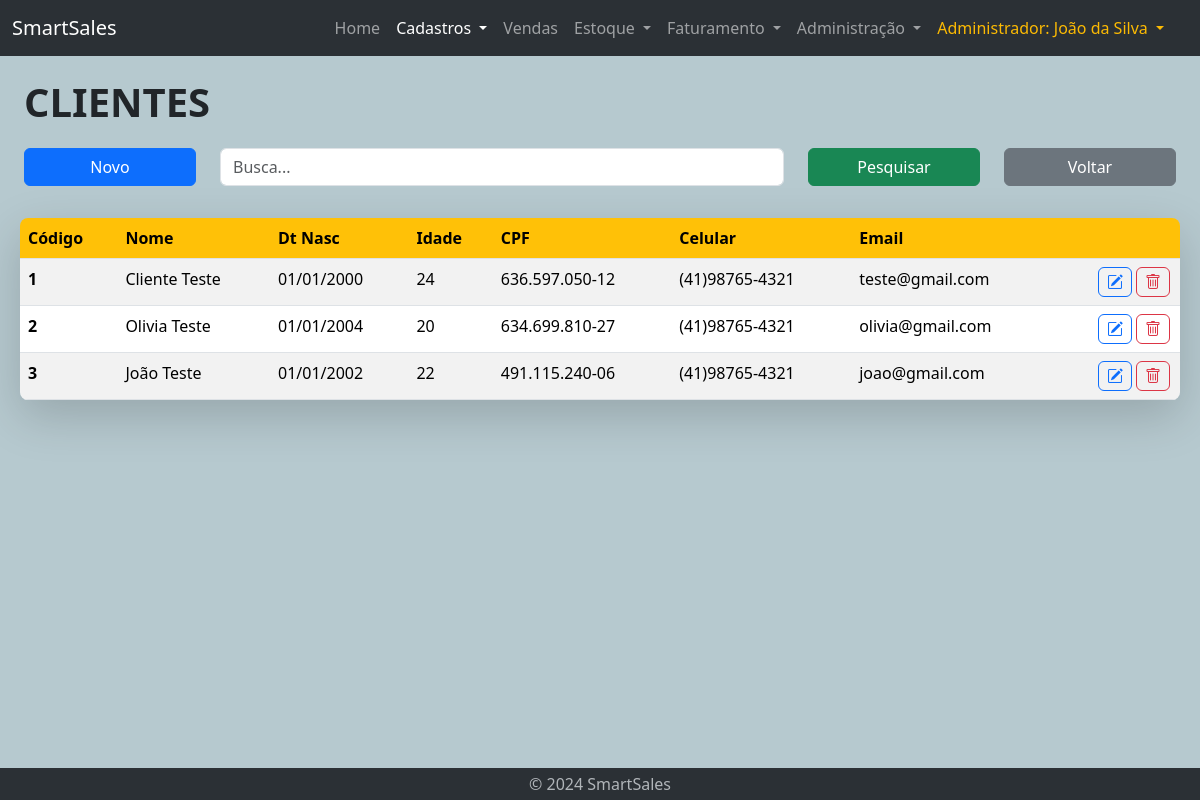
Page /vendedor-lst-clientes.php (signed in) on the committed database.
### tables this page shows
CREATE TABLE cliente (
    id int AUTO_INCREMENT PRIMARY KEY NOT NULL,
    nome VARCHAR(255) NOT NULL,
    email VARCHAR(255) NOT NULL UNIQUE,
    celular VARCHAR(50),
    CPF VARCHAR(14) NOT NULL UNIQUE,
    dt_nasc DATE NOT NULL,
    data_cad DATE,
    data_updt DATE
);

### vendedor-lst-clientes.php (the view, shortened to what this page needs)
<!DOCTYPE html>
<html lang="en">
<head>
    <?php require "geral/links.php" ?>
</head>
<body id="cadastro">
<?php require "geral/navbar.php" ?>
<?php require 'bd/connection.php'; ?>
    <div class="container-fluid mt-3 home">
        <div class="container-fluid">
            <div class="title-text">
                CLIENTES
            </div>
        </div>
        <div class="container-fluid mt-3">
            <form action="vendedor-lst-clientes.php" method="post">
                <div class="row">
                    <div class="col-lg-2 col-sm-2 col-12">
                        <button type="button" class="btn btn-primary mb-3 w-100" data-bs-toggle="modal" data-bs-target="#modalCadastro">Novo</button>
                    </div>
                    <div class="col-lg-6 col-sm-7 col-12">
                            <input type="text" name="busca" class="form-control mb-3" id="inputPesquisa" placeholder="Busca..."
                                value="<?php echo isset($_POST['busca']) ? $_POST['busca'] : ''; ?>">
                    </div>
                    <div class="col-lg-2 col-sm-3 col-12">
                        <button type="submit" class="btn btn-success mb-3 w-100">Pesquisar</button>
                    </div>
                    <div class="col-lg-2 col-sm-2 col-12">
                        <button type="button" class="btn btn-secondary mb-3 w-100" onclick="window.location.href='vendedor-cadastros-home.php'">Voltar</button>
                    </div>
                </div>
            </form>
        </div>
        <div class="container-fuid mt-3 ms-lg-2 me-lg-2 shadow-lg rounded-3">
            <?php
                $conn = new mysqli($servername, $username, $password, $database);
                $sql = "SELECT id, nome, email, celular, CPF, dt_nasc, data_cad, data_updt FROM cliente";
            ?>
                <div class='table-responsive table-wrapper'>
                    <table class='table table-striped table-hover rounded-3 overflow-hidden' id='myTable'>
                        <thead class='thead-yellow'>
                            <tr>
                                <th scope='col'>Código</th>
                                <th scope='col'>Nome</th>
                                <th scope='col'>Dt Nasc</th>
                                <th scope='col'>Idade</th>
                                <th scope='col'>CPF</th>
                                <th scope='col'>Celular</th>
                                <th scope='col'>Email</th>
                                <th scope='col'> </th>
                            </tr>
                        </thead>
            <?php
                if ($result = $conn->query($sql)) {
                    if ($result->num_rows > 0) {
                        echo "<tbody>";
                        while ($row = $result->fetch_assoc() ) {
                            $data = $row['dt_nasc'];
                            list($ano, $mes, $dia) = explode('-', $data);
                            $hoje = mktime(0, 0, 0, date('m'), date('d'), date('Y'));
                            $nascimento = mktime(0, 0, 0, $mes, $dia, $ano);
                            $idade = floor((((($hoje - $nascimento) / 60) / 60) / 24) / 365.25);
                            $dataY = explode('-', $row["dt_nasc"]);
                            $anoY = $dataY[0];
                            $mesY = $dataY[1];
                            $diaY = $dataY[2];
                            $dt_nasc = $diaY . '/' . $mesY . '/' . $anoY;
                            $cod = $row["id"];
                            echo "<tr>";
                            echo "  <th scope'row'>";
                            echo $cod;
                            echo "  </th><td>";
                            echo $row["nome"];
                            echo "  </td><td>";
                            echo $dt_nasc;
                            echo "  </td><td>";
                            echo $idade;
                            echo "  </td><td>";
                            echo $row["CPF"];
                            echo "  </td><td>";
                            echo $row["celular"];
                            echo "  </td><td>";
                            echo $row["email"];
                            echo "  </td>";
            ?>
                                <td>
                                    <button type="button" class="btn btn-outline-danger" title="Excluir"
                                    onclick="deletar(this)">
                                        <a class="bi bi-trash"></a>
                                    </button>
                                    <button type="button" class="btn btn-outline-primary" title="Editar"
                                    onclick="editar(this, <?php echo $cod ?>)">
                                        <a class="bi bi-pencil-square"></a>
                                    </button>
                                </td>
                            </tr>
            <?php
                        }
                        echo "</tbody>";
                    } else {
                        echo "<tbody>";
                        echo "<tr>";
                        echo "<th scope'row' colspan='8'>Nenhum registro.</th>";
                        echo "</tr>";
                        echo "</tbody>";
                    }
                    echo "  </table>";
                    echo "</div>";
                } else {
                    echo "Erro executando SELECT: " . $conn->connect_error;
                }
            ?>
        </div>
    </div>
    <?php require "geral/footer.php" ?>
</body>
</html>

### css/style.css (style rules this page uses)
body { display: flex; flex-direction: column; min-height: 100vh; background-color: #b6c9cf; }
.container-fluid.home { flex: 1; margin-bottom: 1rem; }
.title-text { font-weight: 900; font-size: 40px; }
div.table-responsive #myTable .btn { padding: 2px 8px; float: right; margin: 0px 2px; }
div.table-responsive #myTable { margin-bottom: 0px; }
div.table-responsive #myTable a { color: inherit; }
.thead-yellow { --bs-table-color: black; --bs-table-bg: #ffc107; color: var(--bs-table-color); }

### rows in the picture
cliente: id "1", nome "Cliente Teste", dt_nasc "01/01/2000", idade "24", CPF "636.597.050-12", celular "(41)98765-4321", email "teste@gmail.com"
cliente: id "2", nome "Olivia Teste", dt_nasc "01/01/2004", idade "20", CPF "634.699.810-27", celular "(41)98765-4321", email "olivia@gmail.com"
cliente: id "3", nome "João Teste", dt_nasc "01/01/2002", idade "22", CPF "491.115.240-06", celular "(41)98765-4321", email "joao@gmail.com"

### other values in the picture
$_SESSION['cargo_nome'] "Administrador"
$_SESSION['nome'] "João da Silva"
